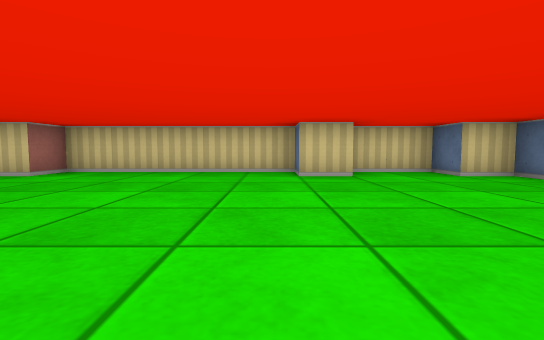
view 1 (above)

13 first-person views from a walk through a cub3D maze. The camera is about half as high as the walls, tilts 4° down and sees 85° across. The floor is counted in squares. Each view is taken from the middle of a square. On the plan, view 1 faces up. The plan holds only what a view shows up to about 9 squares ahead; the rest is blank.

view 2
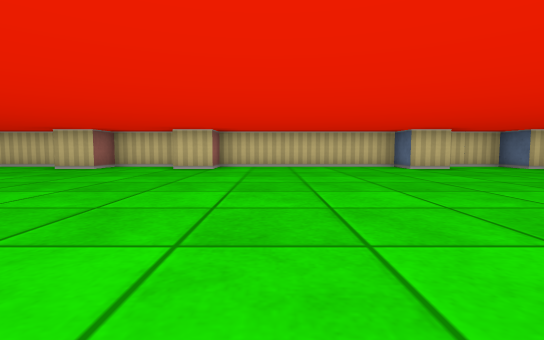

view 3
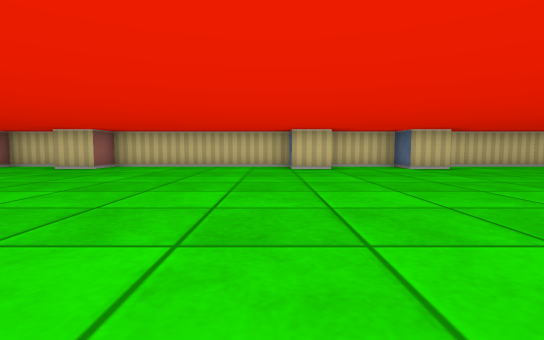

view 4
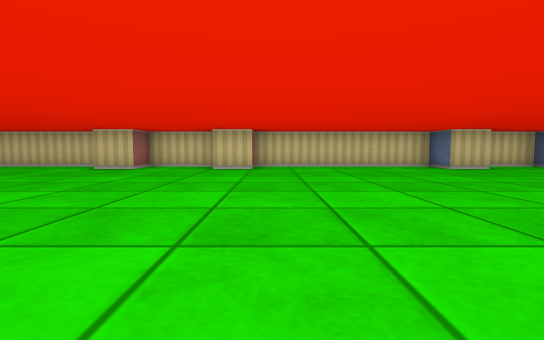

view 5
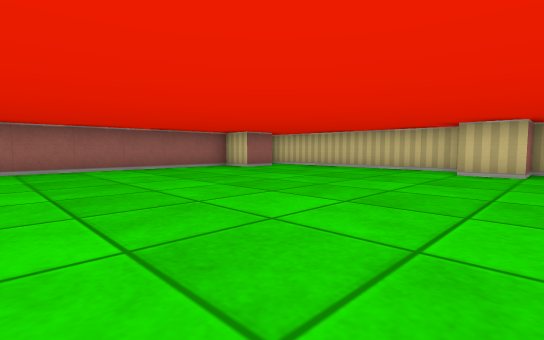

view 6
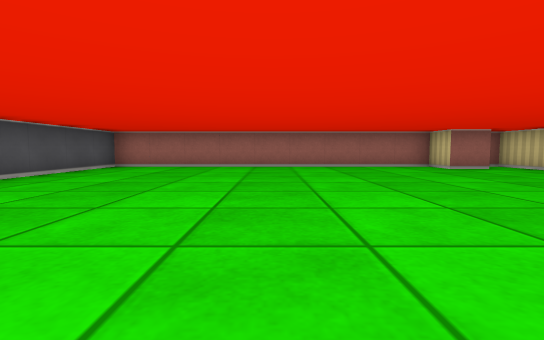

view 7
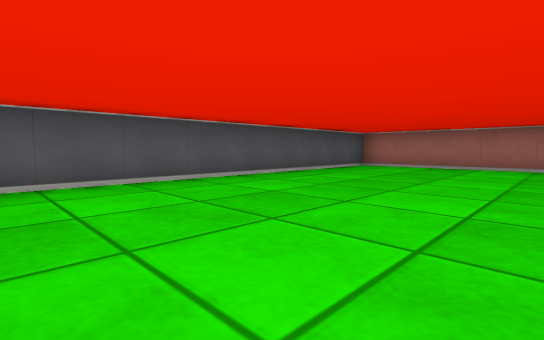

view 8
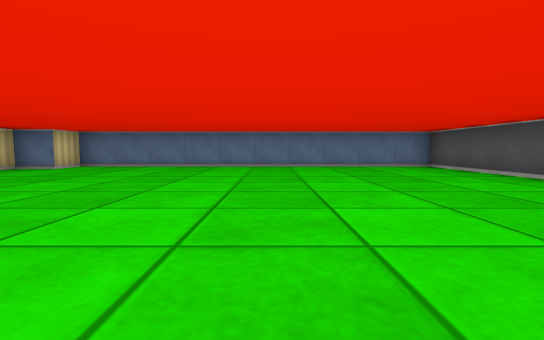

view 9
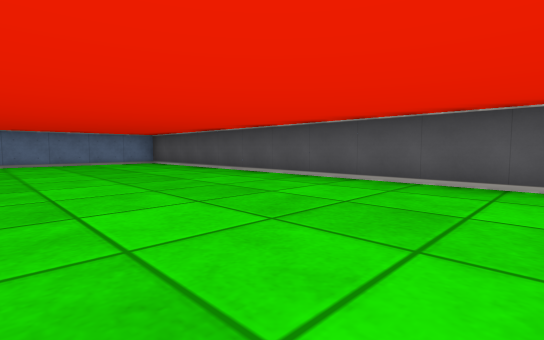

view 10
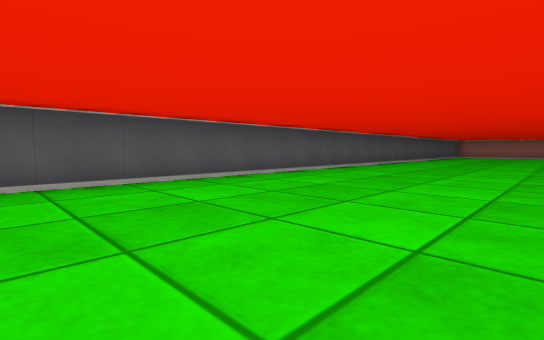

view 11
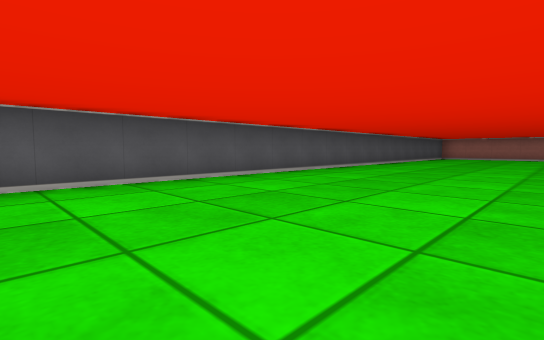

view 12
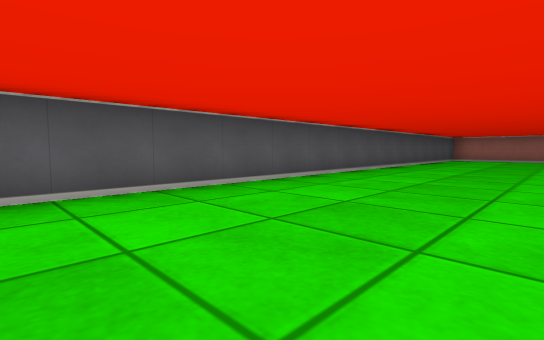

view 13
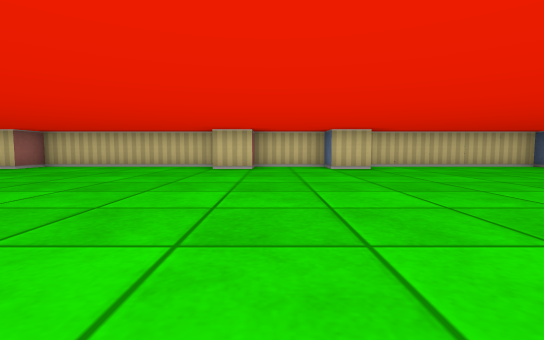

### Floor plan
Points are (right, up) in squares from view 1. A wall is a line through its corners. A room is listed if a view was taken in it or the views show most of it. See-through windows are left out.
Room 1 (views 1, 2, 3, 4, 5, 6, 7, 8, 9, 10, 11, 12, 13)
walls: (-14.6, 6.5) (-16.5, 6.5) (-16.5, 5.5) (-17.5, 5.5); (-17.6, 6.5) (-23.5, 6.5) (-23.5, 6.1); (1.6, 5.5) (0.5, 5.5) (0.5, 6.5) (-4.5, 6.5) (-4.5, 5.5) (-5.5, 5.5) (-5.5, 6.5) (-7.5, 6.5) (-7.5, 5.5) (-8.5, 5.5) (-8.5, 6.5) (-13.5, 6.5) (-13.5, 5.5) (-14.5, 5.5); (-22.5, 5.6) (-22.5, 4.5) (-23.5, 4.5) (-23.5, -4.5) (4.5, -4.5) (4.5, 5.5) (3.5, 5.5) (3.5, 6.5) (1.8, 6.5)

Positions as (right, up) in squares from view 1, and headings:
1: (0, 0), facing up
2: (-3, -2), facing up
3: (-9, -2), facing up
4: (-13, -2), facing up
5: (-16, -1), facing up-left
6: (-15, 0), facing left
7: (-15, 0), facing down-left
8: (-4, 0), facing right
9: (-6, 0), facing down-right
10: (-4, 0), facing down-left
11: (-7, 0), facing down-left
12: (-9, -1), facing down-left
13: (-7, -2), facing up
